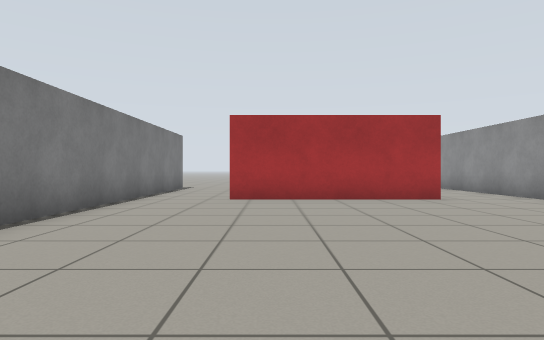
view 1 (above)

21 first-person views from a walk through a Gazebo world. The camera is 0.7 m above the floor, looks level and sees 75° across. The floor is counted in squares, 1 m on a side. Each view is taken from the middle of a square. On the plan, view 1 faces up. The plan holds only what a view shows up to about 11 squares ahead; the rest is blank.

view 2
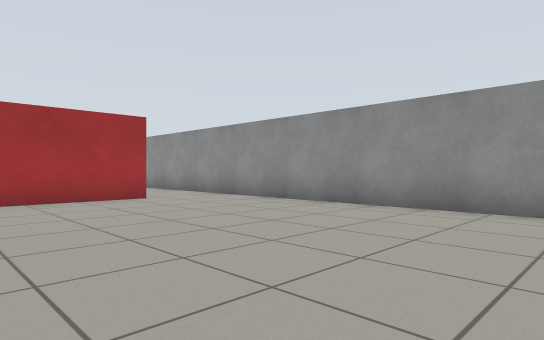

view 3
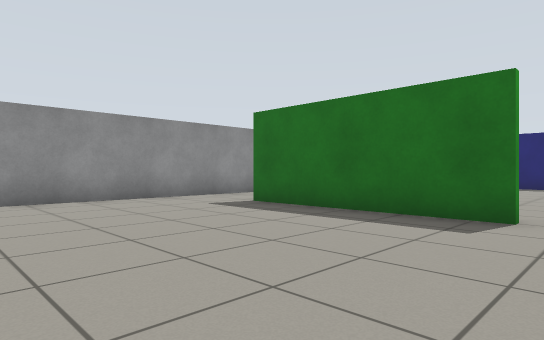

view 4
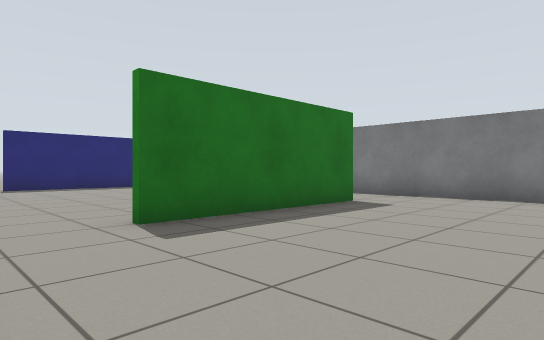

view 5
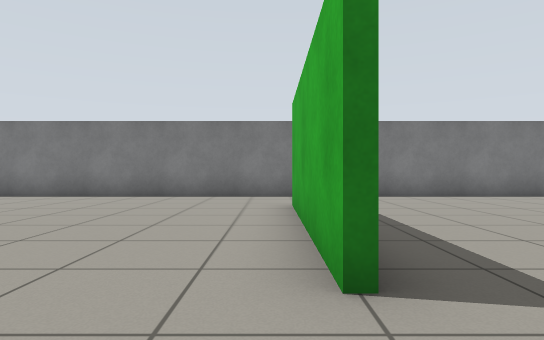

view 6
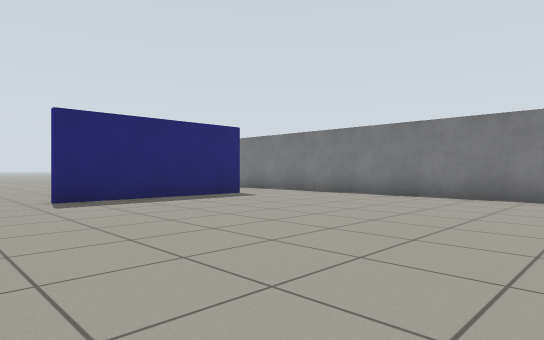

view 7
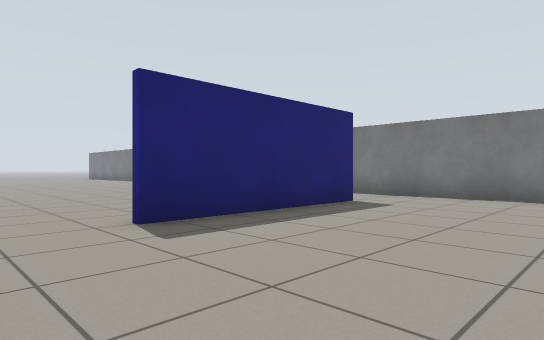

view 8
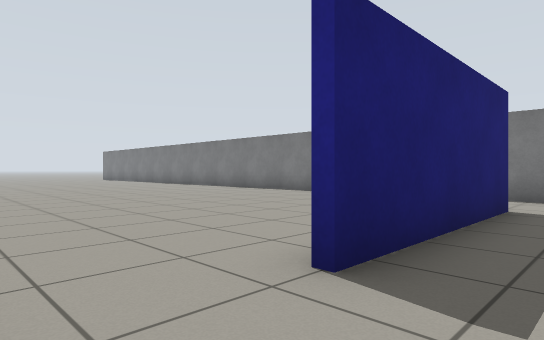

view 9
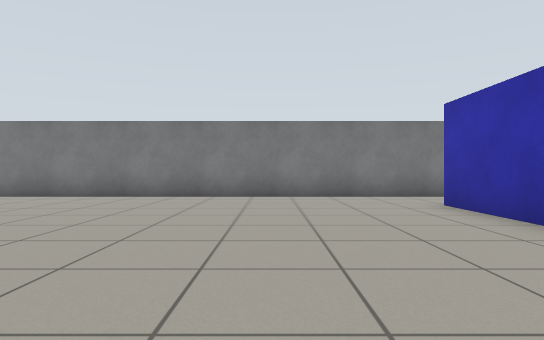

view 10
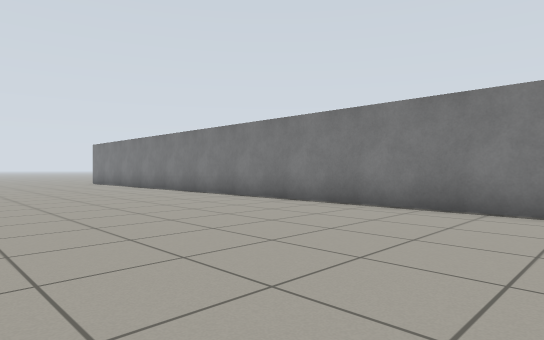

view 11
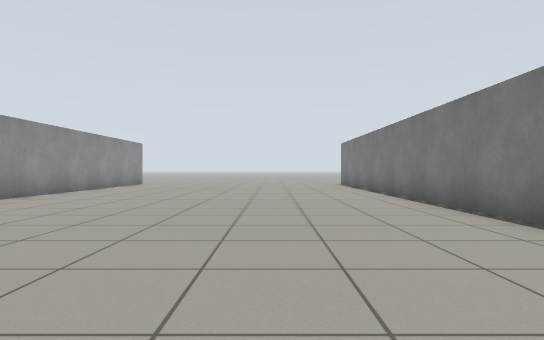

view 12
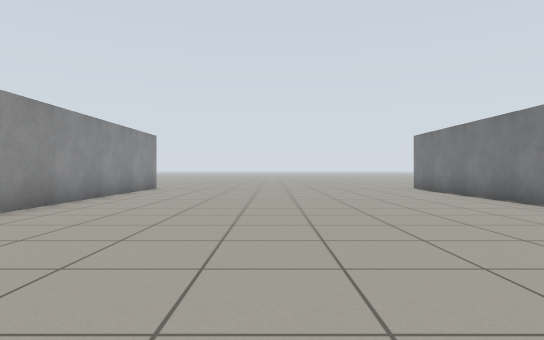

view 13
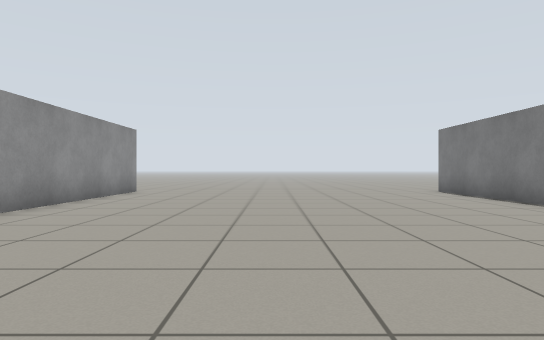

view 14
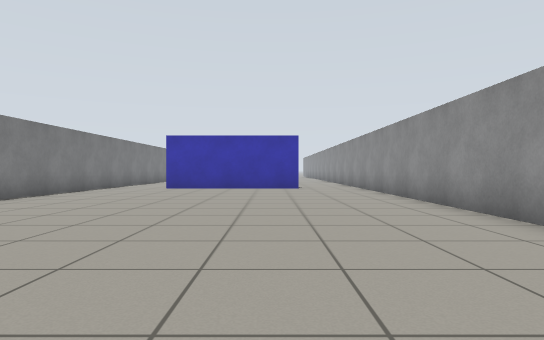

view 15
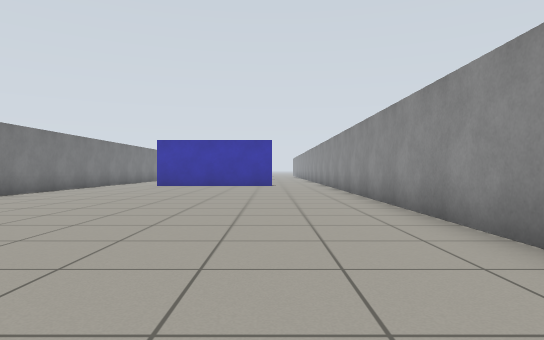

view 16
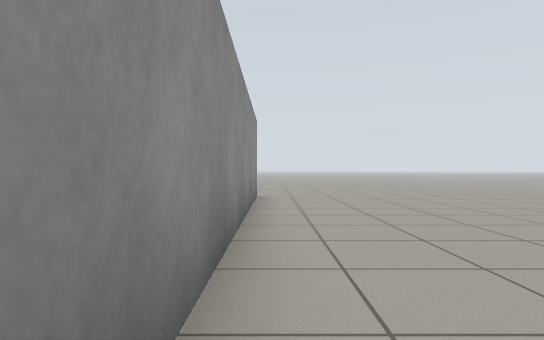

view 17
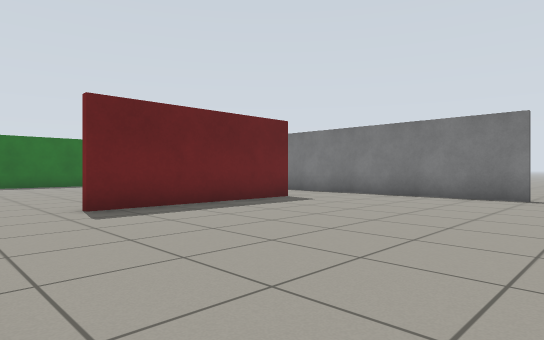

view 18
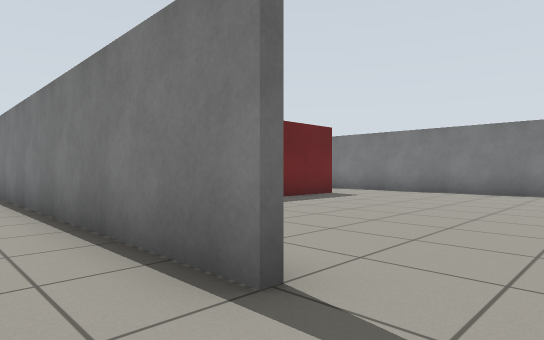

view 19
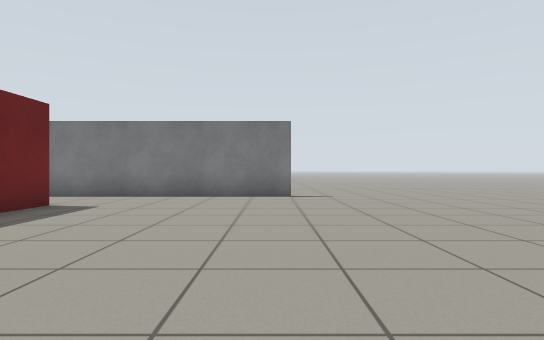

view 20
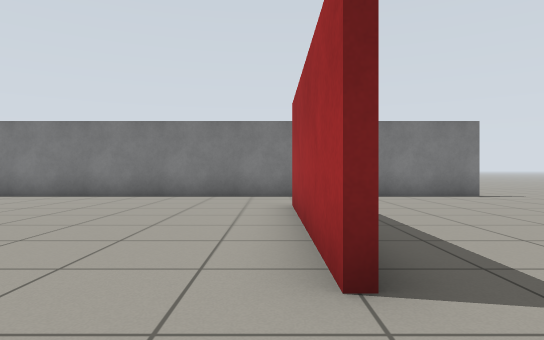

view 21
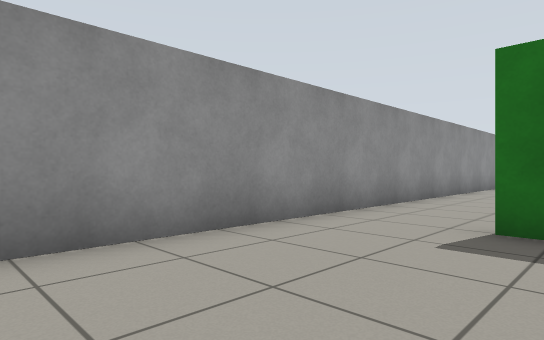

### Floor plan
Points are (right, up) in squares from view 1. A wall is a line through its corners. A room is listed if a view was taken in it or the views show most of it. See-through windows are left out.
Room 1 (views 1, 2, 3, 4, 5, 6, 7, 8, 9, 10, 11, 12, 13, 14, 15, 16, 17, 19, 20, 21)
walls: (6.4, -9.2) (6.4, 11); (6.4, -23.9) (6.4, -14); (-3.4, 13.6) (-3.4, -36); (6.4, -36) (6.4, -27.2)
ways out: opening at (7, 14.5) to room 2; opening at (-3, 14.5)
objects: blue box (-1, -11) to (4, -11); green box (-1, -1) to (4, -1); red box (-1, 9) to (4, 9)
Room 2 (view 18)
walls: (6.6, 13.5) (6.6, 4.4)
ways out: opening at (7, 14.5) to room 1

Positions as (right, up) in squares from view 1, and headings:
1: (0, 0), facing up
2: (0, 0), facing up-right
3: (-2, 4), facing down-right
4: (6, 3), facing down-left
5: (6, -2), facing left
6: (6, -3), facing down-left
7: (6, -7), facing down-left
8: (6, -10), facing down-left
9: (6, -15), facing left
10: (3, -17), facing down-left
11: (0, -19), facing down
12: (2, -23), facing down
13: (2, -25), facing down
14: (3, -25), facing up
15: (4, -27), facing up
16: (6, -27), facing down
17: (6, 15), facing down-left
18: (8, 15), facing down-left
19: (6, 13), facing left
20: (6, 8), facing left
21: (3, 3), facing down-right
